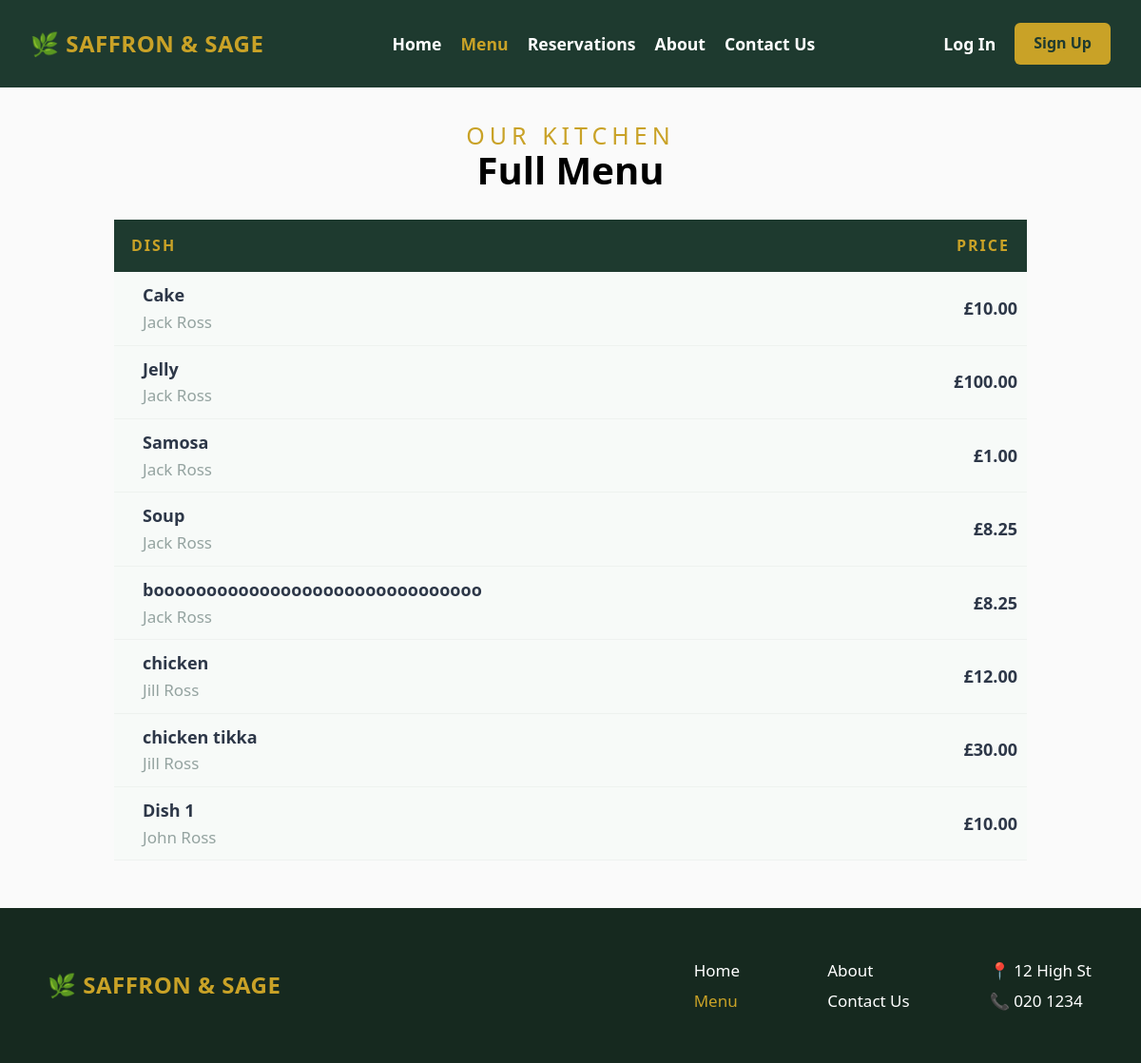
The page /menu on the database its author committed.
### tables this page shows
CREATE TABLE dishesTable (
        id INTEGER PRIMARY KEY AUTOINCREMENT,
        dishname TEXT,
        dishprice REAL,
        sellerid INTEGER
    );

CREATE TABLE usersInfo (
        id INTEGER PRIMARY KEY AUTOINCREMENT,
        fullname TEXT,
        email UNIQUE,
        password TEXT,
        role TEXT 
    );

### routes/main.py (the view)
@main.route("/menu")
def menu():
    return ctrl.menu()

### app.py (called while the page is built)
@app.before_request
def check_session():
    protected_routes = ["dashboard", "logout"]
    if request.endpoint in protected_routes and "id" not in session:
        return redirect(url_for("auth.login"))

@app.after_request
def add_response_headers(response):
    response.headers["Cache-Control"] = "no-store, no-cache, must-revalidate, max-age=0"
    response.headers["Pragma"] = "no-cache"
    response.headers["Expires"] = "0"
    return response

### controllers/main_controller.py (called while the page is built)
def get_db():
    return current_app.extensions["db_factory"]()

def menu():
    conn = get_db()
    dishes = conn.execute("""SELECT dishesTable.dishname, dishesTable.dishprice,
        usersInfo.fullname AS seller FROM dishesTable
        JOIN usersInfo ON dishesTable.sellerid = usersInfo.id
        ORDER BY usersInfo.fullname, dishesTable.dishname""").fetchall()
    conn.close()
    return render_template("menu.html", dishes=dishes)

### db.py (called while the page is built)
def ensure_order_timestamps(conn):
    columns = {row[1] for row in conn.execute("PRAGMA table_info(orderTable)")}
    if not columns:
        return
    if "created_at" not in columns:
        conn.execute("ALTER TABLE orderTable ADD COLUMN created_at TEXT")
    if "order_group_id" not in columns:
        conn.execute("ALTER TABLE orderTable ADD COLUMN order_group_id INTEGER")
    conn.execute("""CREATE TRIGGER IF NOT EXISTS stamp_order_created_at
        AFTER INSERT ON orderTable WHEN NEW.created_at IS NULL
        BEGIN
            UPDATE orderTable SET created_at = CURRENT_TIMESTAMP WHERE id = NEW.id;
        END""")
    conn.commit()

def db():
    conn = sqlite3.connect(Path(__file__).with_name("saffron.db"))
    conn.row_factory = sqlite3.Row
    ensure_order_timestamps(conn)
    return conn

### templates/menu.html
{% extends "base.html" %}
{% block content %}
<section class="menu">
    <div class="menu-top">
        <h3>OUR KITCHEN</h3>
        <h2>Full Menu</h2>
    </div>
    <table class="menu-table">
        <thead>
            <tr>
                <th>DISH</th>
                <th>PRICE</th>
            </tr>
        </thead>
        <tbody>
            {% for dish in dishes %}
            <tr class="even dish">
                <td><span class="dish-name">{{ dish['dishname'] }}</span><br>
                    <span class="ingredients">{{ dish['seller'] }}</span></td>
                <td class="price">&pound;{{ "%.2f"|format(dish['dishprice']) }}</td>
            </tr>
            {% else %}
            <tr><td colspan="2">No dishes have been listed yet.</td></tr>
            {% endfor %}
        </tbody>
    </table>
</section>
{% endblock %}

### templates/base.html (shortened to what this page needs)
<!DOCTYPE html>
<html lang="en">
<head>
    <link rel="stylesheet" href="{{ url_for('static', filename='style.css') }}">
</head>
<body>
    <nav class="navbar">
        <h2 class="logo">🌿 SAFFRON & SAGE</h2>
        {% set current_path = request.path %}
        {% if not session.id %}
        <div class="navlinks-logged-out">
            <a href="/" class="{{ 'current' if current_path == '/' else '' }}">Home</a>
            <a href="/menu" class="{{ 'current' if current_path == '/menu' else '' }}">Menu</a>
            <a href="/reservations" class="{{ 'current' if current_path == '/reservations' else '' }}">Reservations</a>
            <a href="/about" class="{{ 'current' if current_path == '/about' else '' }}">About</a>
            <a href="/contactus" class="{{ 'current' if current_path == '/contactus' else '' }}">Contact Us</a>
        </div>
        {% endif %}
        <div class="nav-account">
        {% if session.id %}
        <span class="user-info">
            Hi <span>{{ session.fullname }}</span> ({{ session.role }})
        </span>
        <a href="/logout" class="btn">Log Out</a>
        {% else %}
        <a href="/login" class="login">Log In</a>
        <a href="/signup" class="btn">Sign Up</a>
        {% endif %}
        </div>
    </nav>
    {% block content %}{% endblock %}
    <footer>
        {% if not session.id %}
        <div class="footer">
            <h2 class="footer-logo">🌿 SAFFRON & SAGE</h2>
            <div class="footer-right">
                <div class="footer-links">
                    <div>
                        <a href="/" class="{{ 'current' if current_path == '/' else '' }}">Home</a>
                        <a href="/menu" class="{{ 'current' if current_path == '/menu' else '' }}">Menu</a>
                    </div>
                    <div>
                        <a href="/about" class="{{ 'current' if current_path == '/about' else '' }}">About</a>
                        <a href="/contactus" class="{{ 'current' if current_path == '/contactus' else '' }}">Contact Us</a>
                    </div>
                </div>
                <div class="footer-contact-info">
                    <p>📍 12 High St</p>
                    <p>📞 020 1234</p>
                </div>
            </div>
        </div>
        {% elif session.id %}
        <div class="footer-logged-in">
            <h2 class="footer-logo">🌿 SAFFRON & SAGE</h2>
        </div>
        {% endif %}
    </footer>
</body>
</html>

### static/style.css (style rules this page uses)
* { margin: 0; padding: 0; box-sizing: border-box; }
body { font-family: 'Segoe UI'; color: #2d3748; line-height: 1.6; margin: 0; background-color: #fafafa; }
.navbar { background: #1e3a2f; display: flex; align-items: center; justify-content: space-between; flex-wrap: wrap; gap: 12px 20px; padding: 24px 32px; }
.logo { color: #c9a227; font-weight: 800; font-size: 1.5rem; letter-spacing: 0.5px; }
.navlinks-logged-out, .navlinks-logged-in { list-style: none; display: flex; flex-wrap: wrap; align-items: center; }
.navlinks-logged-out { gap: 12px 20px; }
.navlinks-logged-out a, .navlinks-logged-in a { color: white; text-decoration: none; font-size: 1.1rem; font-weight: 600; }
.navlinks-logged-out a.current, .navlinks-logged-in a.current { color: #c9a227; }
.navbar .logo { flex-shrink: 0; }
.navbar .navlinks-logged-in, .navbar .navlinks-logged-out { flex: 1 1 420px; justify-content: center; }
.navbar a, .nav-coming-soon { white-space: nowrap; }
.nav-account { display: flex; align-items: center; flex-wrap: wrap; gap: 12px 20px; }
.footer .current { color: #c9a227; }
.btn { display: inline-block; background: #c9a227; color: #1e3a2f; text-decoration: none; padding: 9px 20px; border-radius: 6px; font-weight: 700; font-size: 1rem; border: none; cursor: pointer; }
.footer { background: #16291f; display: flex; align-items: center; justify-content: space-between; padding: 50px 50px; }
.footer-links { display: grid; grid-template-columns: 1fr 1fr; gap: 20px 50px; }
.footer-links div { display: flex; flex-direction: column; }
.footer a, .footer p { color: white; text-decoration: none; font-size: 17px; padding: 2px; }
.footer-logo { color: #c9a227; font-weight: 800; font-size: 1.5rem; letter-spacing: 0.5px; }
.footer-right { display: flex; gap: 80px; align-items: center; }
.menu { max-width: 1000px; margin: 0 auto; padding: 0 20px; }
.menu-top h3 { color: #c9a227; font-size: 25px; font-weight: 450; letter-spacing: 5px; margin-top: 30px; text-align: center; }
.menu-top h2 { color: black; font-size: 40px; margin-top: -15px; margin-bottom: 20px; text-align: center; }
.menu-table { width: 100%; border-collapse: collapse; margin-bottom: 50px; }
.menu-table th { background: #1e3a2f; color: #c9a227; font-weight: 700; letter-spacing: 2px; text-align: left; padding: 15px 18px; }
.menu-table th:last-child { text-align: right; }
.even { background: #f7faf8; }
.dish-name { font-weight: 700; font-size: 18px; padding-left: 20px; }
.ingredients { color: #94a3a0; padding-left: 20px; font-size: 17px; }
.price { font-weight: 700; font-size: 18px; text-align: right; padding-right: 20px; }
.menu-table td { border-bottom: 1px solid #eef2ef; padding: 10px; }
.login { color: white; text-decoration: none; font-size: 1.1rem; font-weight: 600; margin-right: 0; }

### rows shown on the page
dishesTable: dishname "Cake", seller "Jack Ross", dishprice "10.00"
dishesTable: dishname "Jelly", seller "Jack Ross", dishprice "100.00"
dishesTable: dishname "Samosa", seller "Jack Ross", dishprice "1.00"
dishesTable: dishname "Soup", seller "Jack Ross", dishprice "8.25"
dishesTable: dishname "booooooooooooooooooooooooooooooo", seller "Jack Ross", dishprice "8.25"
dishesTable: dishname "chicken", seller "Jill Ross", dishprice "12.00"
dishesTable: dishname "chicken tikka", seller "Jill Ross", dishprice "30.00"
dishesTable: dishname "Dish 1", seller "John Ross", dishprice "10.00"
